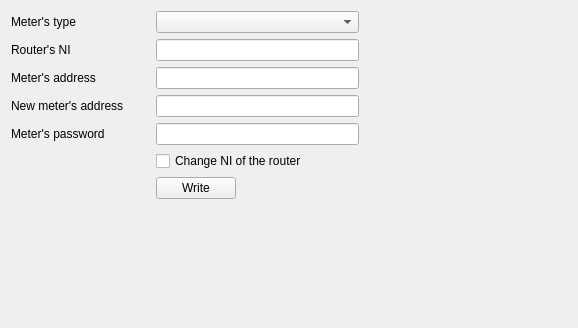
<?xml version="1.0" encoding="UTF-8"?>
<ui version="4.0">
 <class>SetMeterAddress</class>
 <widget class="QWidget" name="SetMeterAddress">
  <property name="geometry">
   <rect>
    <x>0</x>
    <y>0</y>
    <width>578</width>
    <height>328</height>
   </rect>
  </property>
  <property name="windowTitle">
   <string>Form</string>
  </property>
  <layout class="QGridLayout" name="gridLayout">
   <item row="0" column="0" colspan="2">
    <widget class="QLabel" name="label">
     <property name="text">
      <string>Meter's type</string>
     </property>
    </widget>
   </item>
   <item row="0" column="2">
    <widget class="QComboBox" name="comboBox"/>
   </item>
   <item row="1" column="0">
    <widget class="QLabel" name="label_2">
     <property name="text">
      <string>Router's NI</string>
     </property>
    </widget>
   </item>
   <item row="1" column="2">
    <widget class="QLineEdit" name="lineEdit_2"/>
   </item>
   <item row="2" column="0">
    <widget class="QLabel" name="label_3">
     <property name="text">
      <string>Meter's address</string>
     </property>
    </widget>
   </item>
   <item row="2" column="2">
    <widget class="QLineEdit" name="lineEdit"/>
   </item>
   <item row="2" column="3">
    <spacer name="horizontalSpacer">
     <property name="orientation">
      <enum>Qt::Horizontal</enum>
     </property>
     <property name="sizeHint" stdset="0">
      <size>
       <width>193</width>
       <height>20</height>
      </size>
     </property>
    </spacer>
   </item>
   <item row="3" column="0">
    <widget class="QLabel" name="label_4">
     <property name="text">
      <string>New meter's address</string>
     </property>
    </widget>
   </item>
   <item row="3" column="2">
    <widget class="QLineEdit" name="lineEdit_3"/>
   </item>
   <item row="4" column="0" colspan="2">
    <widget class="QLabel" name="label_5">
     <property name="text">
      <string>Meter's password</string>
     </property>
    </widget>
   </item>
   <item row="4" column="2">
    <widget class="QLineEdit" name="lineEdit_4"/>
   </item>
   <item row="7" column="1">
    <spacer name="verticalSpacer">
     <property name="orientation">
      <enum>Qt::Vertical</enum>
     </property>
     <property name="sizeHint" stdset="0">
      <size>
       <width>20</width>
       <height>108</height>
      </size>
     </property>
    </spacer>
   </item>
   <item row="6" column="2" colspan="2">
    <layout class="QHBoxLayout" name="horizontalLayout">
     <item>
      <widget class="QPushButton" name="pushButton">
       <property name="text">
        <string>Write</string>
       </property>
       <property name="icon">
        <iconset resource="../res.qrc">
         <normaloff>:/katynko/svg/flag-red.svg</normaloff>:/katynko/svg/flag-red.svg</iconset>
       </property>
      </widget>
     </item>
     <item>
      <spacer name="horizontalSpacer_2">
       <property name="orientation">
        <enum>Qt::Horizontal</enum>
       </property>
       <property name="sizeHint" stdset="0">
        <size>
         <width>40</width>
         <height>20</height>
        </size>
       </property>
      </spacer>
     </item>
    </layout>
   </item>
   <item row="5" column="2" colspan="2">
    <widget class="QCheckBox" name="checkBox">
     <property name="text">
      <string>Change NI of the router</string>
     </property>
    </widget>
   </item>
  </layout>
 </widget>
 <resources>
  <include location="../res.qrc"/>
 </resources>
 <connections/>
</ui>
